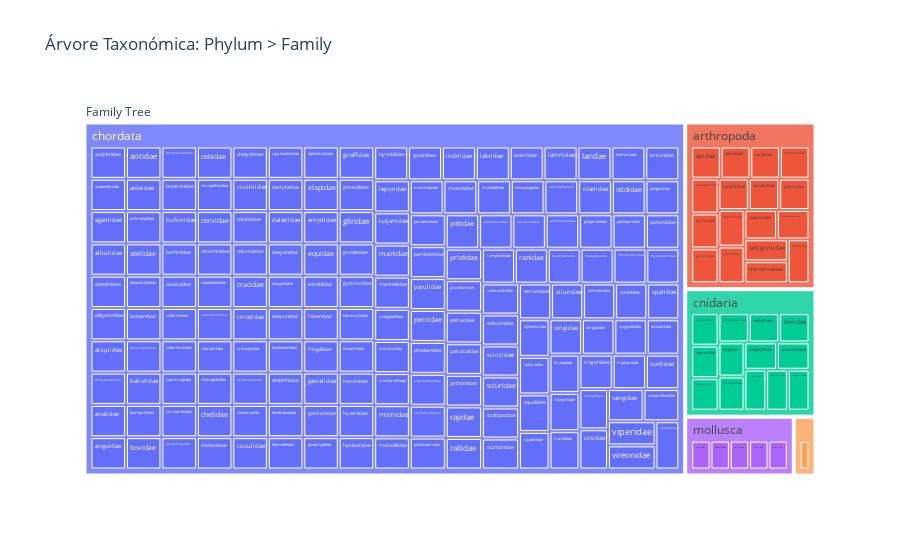

Write notebook code for a chart like this one.
### Markdown cell above
<span style="color:#FF007F"> 3.6. Family Tree of our Metadata </span>

### Code cell
df_clean = df[['phylum', 'family']].dropna().drop_duplicates()

# Criar estrutura hierárquica
df_clean['root'] = 'Family Tree'  # raiz da árvore

# Construir a árvore com Plotly Treemap
fig = px.treemap(df_clean,
                 path=['root', 'phylum', 'family'],
                 title='Árvore Taxonómica: Phylum > Family')

fig.show()

### Figure 1 — Plotly figure (JSON) as saved in the notebook; plotly's stock layout.template omitted (floating-point values rounded to 4 significant figures; data arrays with more than 128 entries replaced by an {"elided": "..."} marker saying what was removed)
{"data": [{"branchvalues": "total", "domain": {"x": [0, 1], "y": [0, 1]}, "hovertemplate": "labels=%{label}<br>count=%{value}<br>parent=%{parent}<br>id=%{id}<extra></extra>", "ids": {"elided": "208 str values"}, "labels": {"elided": "208 str values"}, "name": "", "parents": {"elided": "208 str values"}, "type": "treemap", "values": {"elided": "208 int values"}}], "layout": {"legend": {"tracegroupgap": 0}, "title": {"text": "Árvore Taxonómica: Phylum > Family"}}}
